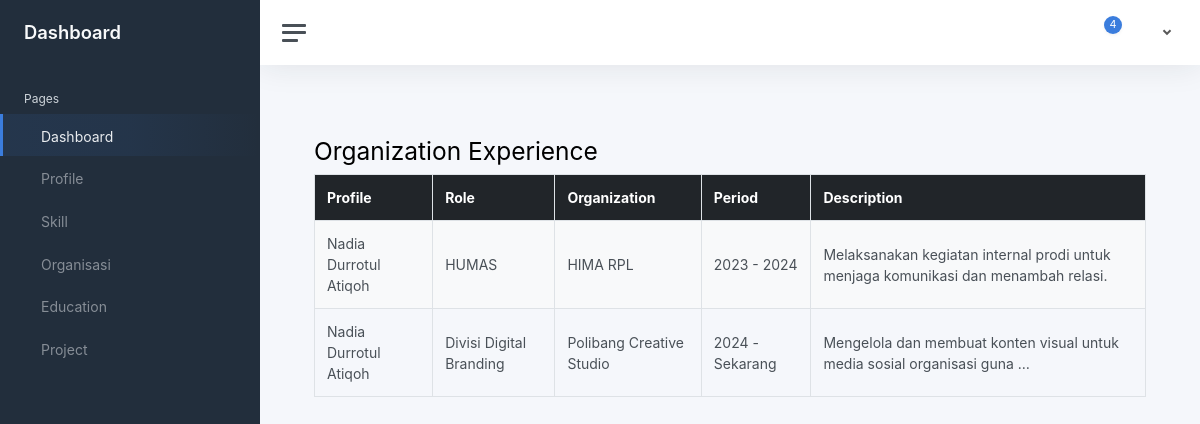
The page /orgs/ on the database its author committed.
### cv_api/models.py (models this page shows, shortened)
class OrganizationExperience(models.Model):
    profile = models.ForeignKey(Profile, on_delete=models.CASCADE, related_name='organizations')
    role = models.CharField(max_length=200)
    organization = models.CharField(max_length=200)
    period = models.CharField(max_length=50)
    description = models.TextField()

class Profile(models.Model):
    name = models.CharField(max_length=100)
    address = models.CharField(max_length=200)
    phone = models.CharField(max_length=20)
    email = models.EmailField()
    github = models.CharField(max_length=100, blank=True, null=True)
    summary = models.TextField()
    image = models.ImageField(upload_to='profile_images/', blank=True, null=True)

### frontend/views.py (the view)
# urls.py: path('orgs/', views.org_list, name='org_list'),
def org_list(request):
    orgs = OrganizationExperience.objects.all()
    return render(request, 'frontend/orgs/list.html', {'orgs': orgs})

### frontend/static/templates/frontend/orgs/list.html (shortened to what this page needs)
{% extends "frontend/base.html" %}
{% block content %}
<div class="container mt-4">
    <h2>Organization Experience</h2>
    <table class="table table-bordered table-striped">
        <thead class="table-dark">
            <tr>
                <th>Profile</th>
                <th>Role</th>
                <th>Organization</th>
                <th>Period</th>
                <th>Description</th>
            </tr>
        </thead>
        <tbody>
            {% for org in orgs %}
            <tr>
                <td>{{ org.profile.name }}</td>
                <td>{{ org.role }}</td>
                <td>{{ org.organization }}</td>
                <td>{{ org.period }}</td>
                <td>{{ org.description|truncatewords:10 }}</td>
            </tr>
            {% empty %}
            <tr>
                <td colspan="{% if request.user.is_staff %}6{% else %}5{% endif %}" class="text-center">Tidak ada data organisasi</td>
            </tr>
            {% endfor %}
        </tbody>
    </table>
</div>
{% endblock %}

### frontend/static/templates/frontend/base.html (shortened to what this page needs)
{% load static %}
<!DOCTYPE html>
<html lang="en">
<head>
    <link href="{% static 'css/app.css' %}" rel="stylesheet" />
</head>
<body>
    <div class="wrapper">
        {% include "layouts/sidebar.html" %}
        <div class="main">
            {% include "layouts/navbar.html" %}
            <main class="content">
                {% block content %}
                {% endblock %}
            </main>
        </div>
    </div>
</body>
</html>

### frontend/static/templates/layouts/sidebar.html (shortened to what this page needs)
<div class="wrapper">
		<nav id="sidebar" class="sidebar js-sidebar">
			<div class="sidebar-content js-simplebar">
				<a class="sidebar-brand" href="{% url 'dashboard' %}">
          <span class="align-middle">Dashboard </span>
        </a>
				<ul class="sidebar-nav">
					<li class="sidebar-header">
						Pages
					</li>
					<li class="sidebar-item active">
						{% if request.user.is_staff %}
							<a class="sidebar-link" href="{% url 'dashboard' %}">
								<i class="align-middle" data-feather="sliders"></i>
								<span class="align-middle">Dashboard</span>
							</a>
						{% else %}
							<a class="sidebar-link" href="{% url 'user_dashboard' %}">
								<span class="align-middle">Dashboard</span>
							</a>
						{% endif %}
					</li>
					<li class="sidebar-item">
						<a class="sidebar-link" href="{% url 'profile-list' %}">
               <span class="align-middle">Profile</span>
            </a>
					</li>
					<li class="sidebar-item">
					<a class="sidebar-link" href="{% url 'skill_list' %}">
						<span class="align-middle">Skill</span>
					</a>
				</li>
				<li class="sidebar-item">
					<a class="sidebar-link" href="{% url 'org_list' %}">
						<span class="align-middle">Organisasi</span>
					</a>
				</li>
				<li class="sidebar-item">
					<a class="sidebar-link" href="{% url 'edu_list' %}">
						<span class="align-middle">Education</span>
					</a>
				</li>
				<li class="sidebar-item">
					<a class="sidebar-link" href="{% url 'project_list' %}">
						<span class="align-middle">Project</span>
					</a>
				</li>
				</ul>
			</div>
		</nav>

### frontend/static/templates/layouts/navbar.html (shortened to what this page needs)
<nav class="navbar navbar-expand navbar-light navbar-bg">
				<a class="sidebar-toggle js-sidebar-toggle">
          <i class="hamburger align-self-center"></i>
        </a>
				<div class="navbar-collapse collapse">
					<ul class="navbar-nav navbar-align">
						<li class="nav-item dropdown">
							<a class="nav-icon dropdown-toggle" href="#" id="alertsDropdown" data-bs-toggle="dropdown">
								<div class="position-relative">
									<span class="indicator">4</span>
								</div>
							</a>
						</li>
						<li class="nav-item dropdown">
							<a class="nav-icon dropdown-toggle" href="#" id="messagesDropdown" data-bs-toggle="dropdown">
							</a>
						</li>
						<li class="nav-item dropdown">
                                <a class="nav-link dropdown-toggle d-none d-sm-inline-block" href="#" data-bs-toggle="dropdown">
                                </a>
						</li>
					</ul>
				</div>
			</nav>

### rows shown on the page
OrganizationExperience: profile.name "Nadia Durrotul Atiqoh", role "HUMAS", organization "HIMA RPL", period "2023 - 2024", description "Melaksanakan kegiatan internal prodi untuk menjaga komunikasi dan menambah relasi."
OrganizationExperience: profile.name "Nadia Durrotul Atiqoh", role "Divisi Digital Branding", organization "Polibang Creative Studio", period "2024 - Sekarang", description "Mengelola dan membuat konten visual untuk media sosial organisasi guna …"
